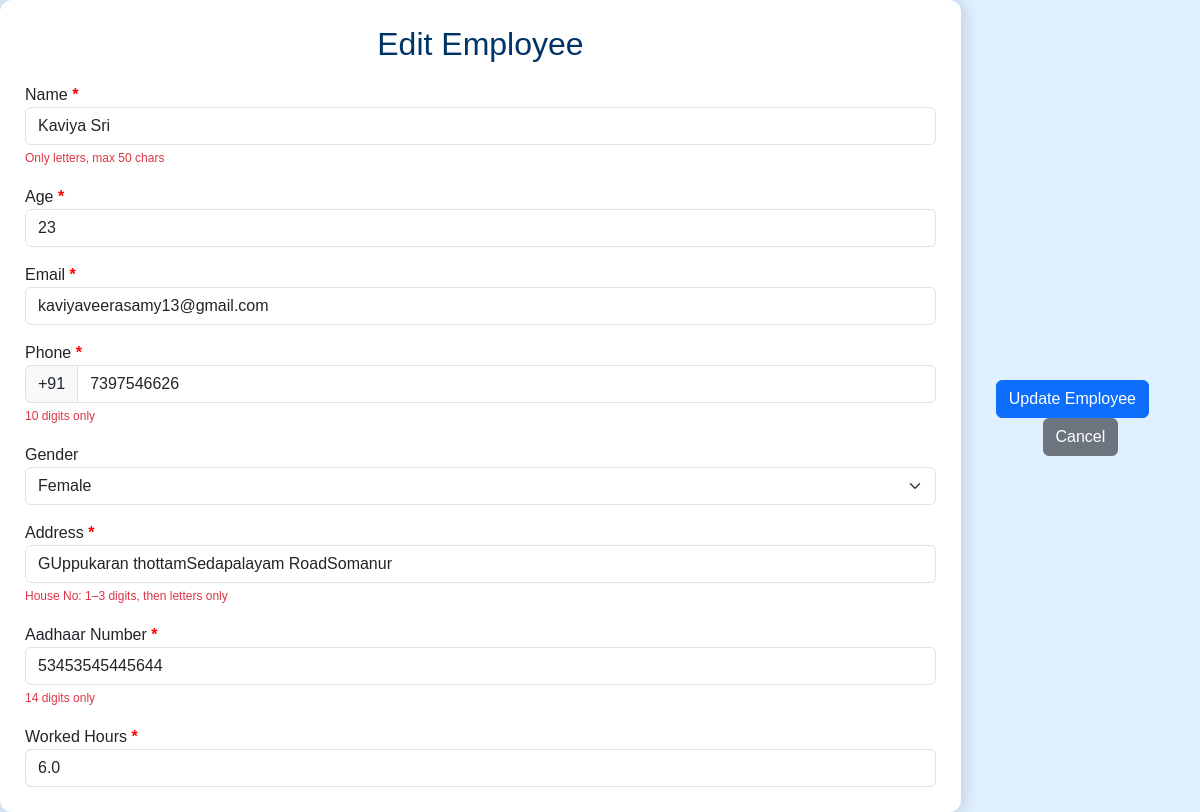
The app's page /update/12/ with its own data.
### employee/models.py (models this page shows, shortened)
class Employee(models.Model):
    name = models.CharField(max_length=100)
    age = models.IntegerField()
    email = models.EmailField(unique=True)
    phone = models.CharField(max_length=15)
    address = models.TextField()
    adhar_number = models.CharField(max_length=20, unique=True)
    worked_hours = models.IntegerField(default=0)
    gender = models.CharField(max_length=10, choices=(('Male','Male'),('Female','Female'),('Other','Other')))

### employee/views.py (the view, shortened to what this page needs)
# urls.py: path('update/<int:emp_id>/', views.update, name='update'),
def update(request, emp_id):
    emp = get_object_or_404(Employee, id=emp_id)
    return render(request, 'update.html', {'emp': emp})

### template/update.html (shortened to what this page needs)
<!DOCTYPE html>
<html lang="en">
<head>
{% load bootstrap5 %}
{% bootstrap_css %}
</head>
<body>
<div class="form-container">
<h2>Edit Employee</h2>
<form method="POST" novalidate onsubmit="return checkForm(this)">
<div class="mb-3">
<label>Name <span class="required">*</span></label>
<input type="text" name="name" class="form-control" maxlength="50" value="{{ emp.name }}"
oninput="onlyLetters(this)" required>
<small class="text-danger">Only letters, max 50 chars</small>
</div>
<div class="mb-3">
<label>Age <span class="required">*</span></label>
<input type="number" name="age" class="form-control" min="18" max="60" value="{{ emp.age }}"
oninput="validateAge(this)" required>
</div>
<div class="mb-3">
<label>Email <span class="required">*</span></label>
<input type="email" name="email" class="form-control" maxlength="100" value="{{ emp.email }}"
oninput="validateEmail(this)" required>
</div>
<div class="mb-3">
<label>Phone <span class="required">*</span></label>
<div class="input-group">
<span class="input-group-text">+91</span>
<input type="tel" name="phone" class="form-control" maxlength="10" value="{{ emp.phone }}"
oninput="onlyNumbers(this)" required>
</div>
<small class="text-danger">10 digits only</small>
</div>
<div class="mb-3">
<label>Gender</label>
<select name="gender" class="form-select" required>
<option value="Female" {% if emp.gender == "Female" %}selected{% endif %}>Female</option>
</select>
</div>
<div class="mb-3">
<label>Address <span class="required">*</span></label>
<input type="text" name="address" class="form-control"
maxlength="100"
placeholder="House No (1–3 digits) Street Name"
oninput="validateAddress(this)"
value="{{ emp.address|default:'' }}"
required>
<small id="addressError" class="text-danger">House No: 1–3 digits, then letters only</small>
</div>
<div class="mb-3">
<label>Aadhaar Number <span class="required">*</span></label>
<input type="text" name="adhar_number" class="form-control" maxlength="14" value="{{ emp.adhar_number }}"
oninput="onlyNumbers(this)" required>
<small class="text-danger">14 digits only</small>
</div>
<label>Worked Hours <span class="required">*</span></label>
<input type="text" name="worked_hours" class="form-control"
value="{{ emp.worked_hours }}"
oninput="validateWorkedHours(this)"
required>
</div>
<div class="mt-4 text-center">
<button type="submit" class="btn btn-primary me-3">Update Employee</button>
<a href="{% url 'dashboard' %}" class="btn btn-secondary">Cancel</a>
</div>
</body>
</html>

### template/update.html (style rules this page uses)
body { display:flex; justify-content:center; align-items:center; min-height:100vh; background:#e0f0ff; font-family:sans-serif; margin:0; }
.form-container { background:#fff; padding:25px; border-radius:12px; box-shadow:0 0 20px rgba(0,0,0,0.2); width:1000px; }
h2 { text-align:center; color:#003366; margin-bottom:20px; }
.required { color:red; font-weight:bold; }
small { font-size:12px; }

### records on screen
Employee: name "Kaviya Sri", age "23", email "kaviyaveerasamy13@gmail.com", phone "7397546626", gender "Female", address "GUppukaran thottamSedapalayam RoadSomanur", adhar_number "53453545445644", worked_hours "6.0"
